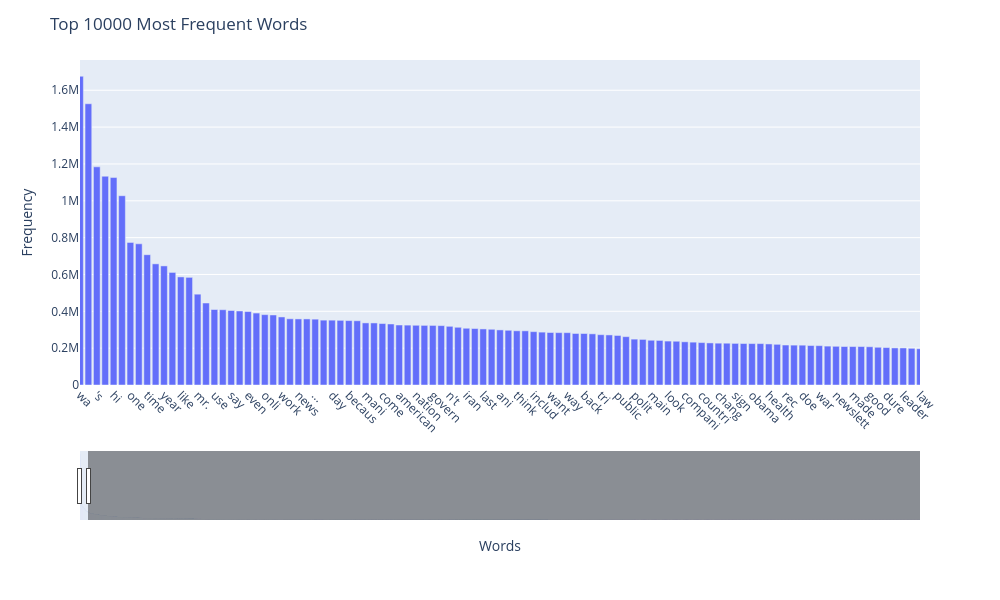

The cell this chart's notebook holds for it:
### Code cell
word_freq_10000 = fn.word_freq(large_set, top_k=10000)  # Ensure it's using the correct variable

# Get the 10000 most frequent words from the "reliable" category
top_10000_words = list(word_freq_10000.items())[:10000]

# Prepare the data for the plot
words, frequencies = zip(*top_10000_words)

# Create the bar plot with a larger width so scroll/zoom is meaningful
fig = px.bar(x=words, y=frequencies)

fig.update_layout(
    title="Top 10000 Most Frequent Words",
    xaxis_title="Words",
    yaxis_title="Frequency",
    xaxis_tickangle=45,
    xaxis=dict(
        rangeslider=dict(visible=True),  # Adds the scrollable slider
        range=[0, 100],  # Show first 100 words by default; user can scroll/zoom
    ),
    width=1000,  # Wider width helps with dense bars
    height=600
)

fig.show()

### Figure 1 — Plotly figure (JSON) as saved in the notebook; plotly's stock layout.template omitted (floating-point values rounded to 4 significant figures; data arrays with more than 128 entries replaced by an {"elided": "..."} marker saying what was removed)
{"data": [{"hovertemplate": "x=%{x}<br>y=%{y}<extra></extra>", "legendgroup": "", "marker": {"color": "#636efa", "pattern": {"shape": ""}}, "name": "", "orientation": "v", "showlegend": false, "textposition": "auto", "type": "bar", "x": {"elided": "10000 str values"}, "xaxis": "x", "y": {"elided": "10000 int values"}, "yaxis": "y"}], "layout": {"barmode": "relative", "height": 600, "legend": {"tracegroupgap": 0}, "margin": {"t": 60}, "title": {"text": "Top 10000 Most Frequent Words"}, "width": 1000, "xaxis": {"anchor": "y", "domain": [0, 1], "range": [0, 100], "rangeslider": {"visible": true}, "tickangle": 45, "title": {"text": "Words"}}, "yaxis": {"anchor": "x", "domain": [0, 1], "title": {"text": "Frequency"}}}}
